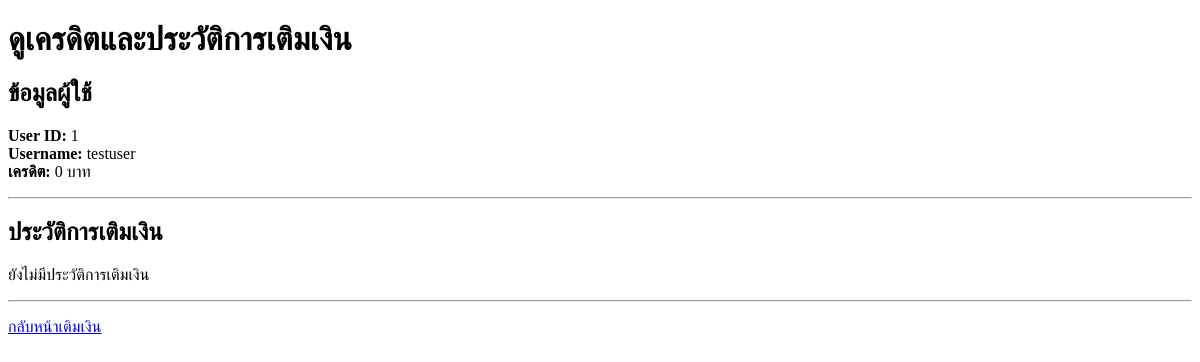
The app's page /check-credit.php, older data.
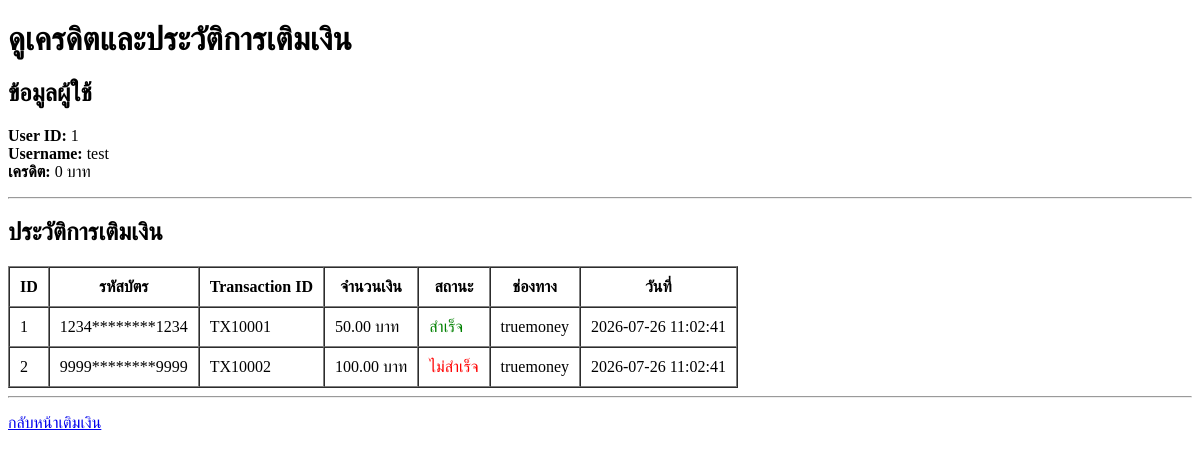
The same page, newer data.
### tables this page shows
CREATE TABLE IF NOT EXISTS users (
    id INT AUTO_INCREMENT PRIMARY KEY,
    username VARCHAR(50) NOT NULL,
    credit INT DEFAULT 0,
    created_at TIMESTAMP DEFAULT CURRENT_TIMESTAMP
);

CREATE TABLE IF NOT EXISTS refill_log (
    id INT AUTO_INCREMENT PRIMARY KEY,
    user_id INT NOT NULL,
    card_code VARCHAR(14) NOT NULL,
    transaction_id VARCHAR(50) NOT NULL,
    amount DECIMAL(10, 2) DEFAULT 0,
    status TINYINT DEFAULT 0 COMMENT '0 = รอตรวจสอบ, 1 = สำเร็จ, 2 = ไม่สำเร็จ, 3 = รอตรวจสอบ',
    pay_type VARCHAR(20) NOT NULL COMMENT 'truemoney หรือ razer_gold_pin',
    created_at TIMESTAMP DEFAULT CURRENT_TIMESTAMP,
    updated_at TIMESTAMP DEFAULT CURRENT_TIMESTAMP ON UPDATE CURRENT_TIMESTAMP,
    FOREIGN KEY (user_id) REFERENCES users(id) ON DELETE CASCADE
);

### check-credit.php (the view, shortened to what this page needs)
<?php
require __DIR__ . '/db.php';
$user_id = '1';
$stmt = $pdo->prepare("SELECT * FROM users WHERE id = ?");
$stmt->execute([$user_id]);
$user = $stmt->fetch();
if (!$user) {
    $user = [
        'id' => $user_id,
        'username' => 'testuser',
        'credit' => 0
    ];
}
$stmt = $pdo->prepare("SELECT * FROM refill_log WHERE user_id = ? ORDER BY created_at DESC");
$stmt->execute([$user_id]);
$transactions = $stmt->fetchAll();
function getStatusText($status)
{
    switch ($status) {
        case 1:
            return 'สำเร็จ';
        case 2:
            return 'ไม่สำเร็จ';
    }
}
function getStatusColor($status)
{
    switch ($status) {
        case 1:
            return 'green';
        case 2:
            return 'red';
    }
}
?>
<!DOCTYPE html>
<html lang="th">
<head>
</head>
<body>
    <h1>ดูเครดิตและประวัติการเติมเงิน</h1>
    <h2>ข้อมูลผู้ใช้</h2>
    <p>
        <strong>User ID:</strong> <?php echo htmlspecialchars($user['id']); ?><br>
        <strong>Username:</strong> <?php echo htmlspecialchars($user['username']); ?><br>
        <strong>เครดิต:</strong> <?php echo number_format($user['credit']); ?> บาท
    </p>
    <hr>
    <h2>ประวัติการเติมเงิน</h2>
    <?php if (empty($transactions)): ?>
        <p>ยังไม่มีประวัติการเติมเงิน</p>
    <?php else: ?>
        <table border="1" cellpadding="10" cellspacing="0">
            <thead>
                <tr>
                    <th>ID</th>
                    <th>รหัสบัตร</th>
                    <th>Transaction ID</th>
                    <th>จำนวนเงิน</th>
                    <th>สถานะ</th>
                    <th>ช่องทาง</th>
                    <th>วันที่</th>
                </tr>
            </thead>
            <tbody>
                <?php foreach ($transactions as $tx): ?>
                    <tr>
                        <td><?php echo htmlspecialchars($tx['id']); ?></td>
                        <td><?php echo htmlspecialchars(substr($tx['card_code'], 0, 4) . '********' . substr($tx['card_code'], -4)); ?></td>
                        <td><?php echo htmlspecialchars($tx['transaction_id']); ?></td>
                        <td><?php echo number_format($tx['amount'], 2); ?> บาท</td>
                        <td style="color: <?php echo getStatusColor($tx['status']); ?>;">
                            <?php echo getStatusText($tx['status']); ?>
                        </td>
                        <td><?php echo htmlspecialchars($tx['pay_type']); ?></td>
                        <td><?php echo htmlspecialchars($tx['created_at']); ?></td>
                    </tr>
                <?php endforeach; ?>
            </tbody>
        </table>
    <?php endif; ?>
    <hr>
    <p><a href="index.php">กลับหน้าเติมเงิน</a></p>
</body>
</html>

Row changes from the older to the newer data that the page shows:
added users: id "1", username "test", credit "0"
added refill_log: id "1", card_code "1234********1234", transaction "TX10001", amount "50.00", status "สำเร็จ", pay_type "truemoney", created_at "2026-07-26 11:02:41"
added refill_log: id "2", card_code "9999********9999", transaction "TX10002", amount "100.00", status "ไม่สำเร็จ", pay_type "truemoney", created_at "2026-07-26 11:02:41"
Text that changed along with them:
$user['id']: "1" → (not shown)
$user['username']: "testuser" → (not shown)
$user['credit']: "0" → (not shown)
text no longer shown: "ยังไม่มีประวัติการเติมเงิน"
text now shown: "ID รหัสบัตร Transaction ID จำนวนเงิน สถานะ ช่องทาง วันที่"
